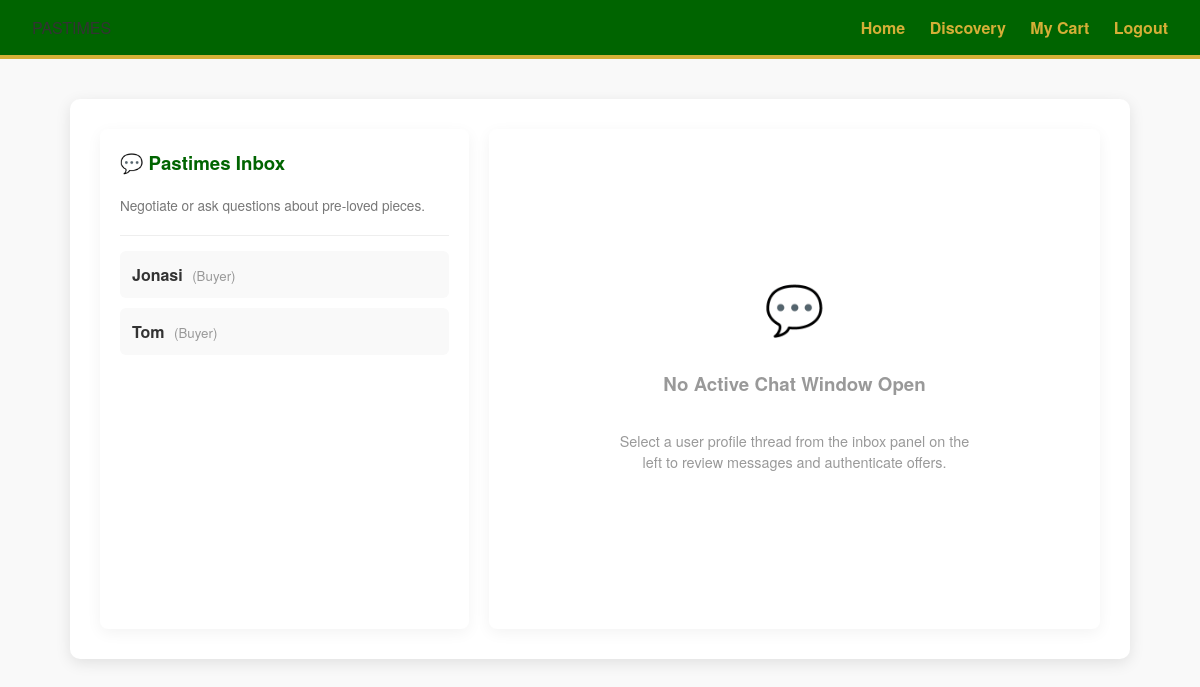
The app's page /messages.php with its own data.
### tables this page shows
CREATE TABLE `user` (
  `userId` int(11) NOT NULL,
  `userName` varchar(100) DEFAULT NULL,
  `userEmail` varchar(100) DEFAULT NULL,
  `password` varchar(255) DEFAULT NULL,
  `role` enum('Buyer','Seller','Admin') DEFAULT NULL,
  `isVerified` tinyint(1) DEFAULT 0
);

### messages.php (the view, shortened to what this page needs)
<?php
include 'DBConn.php';
$current_user_id = intval($_SESSION['userId']);
$active_chat_user = null;
?>
<!DOCTYPE html>
<html lang="en">
<head>
    <link rel="stylesheet" href="style.css">
</head>
<body>
    <nav>
        <div class="logo">PASTIMES</div>
        <div>
            <a href="index.php">Home</a>
            <a href="discovery.php">Discovery</a>
            <a href="cart.php">My Cart</a>
            <a href="logout.php">Logout</a>
        </div>
    </nav>
    <div class="container" style="max-width: 1000px; margin-top: 40px; display: flex; gap: 20px;">
        <div
            style="width: 35%; background: white; border-radius: 8px; box-shadow: 0 4px 15px rgba(0,0,0,0.05); padding: 20px; color: #333;">
            <h3 style="margin-top: 0; color: #006400;">💬 Pastimes Inbox</h3>
            <p style="font-size: 0.85em; color: #777; margin-bottom: 20px;">Negotiate or ask questions about pre-loved
                pieces.</p>
            <hr style="border: 0; border-top: 1px solid #eee;">
            <div style="display: flex; flex-direction: column; gap: 10px; margin-top: 15px;">
                <?php
                $inbox_query = "SELECT DISTINCT IF(senderId = $current_user_id, receiverId, senderId) AS chat_partner_id
                                FROM message WHERE senderId = $current_user_id OR receiverId = $current_user_id";
                $inbox_result = mysqli_query($conn, $inbox_query);
                if ($inbox_result && mysqli_num_rows($inbox_result) > 0) {
                    while ($inbox_row = mysqli_fetch_assoc($inbox_result)) {
                        $partner_id = intval($inbox_row['chat_partner_id']);
                        $user_query_str = "SELECT userName, role FROM user WHERE userId = $partner_id";
                        $user_query = mysqli_query($conn, $user_query_str);
                        if ($user_query && $user_row = mysqli_fetch_assoc($user_query)) {
                            $partner_name = $user_row['userName'] ?? 'Marketplace User';
                            $partner_role = $user_row['role'] ?? 'Seller';
                            $is_active = ($active_chat_user == $partner_id) ? "background: #e8f5e9; border-left: 4px solid #006400;" : "background: #f9f9f9;";
                            echo "<a href='messages.php?chat_with=$partner_id' style='text-decoration: none; color: inherit; padding: 12px; border-radius: 6px; display: block; $is_active'>";
                            echo "<strong>" . htmlspecialchars($partner_name) . "</strong> <small style='color: #999; margin-left: 5px;'>($partner_role)</small>";
                            echo "</a>";
                        }
                    }
                } else {
                    echo "<p style='color: #979797; font-size: 0.9em; text-align: center; margin-top: 20px;'>No active chat history found. Start a conversation from an item page!</p>";
                }
                ?>
            </div>
        </div>
        <div
            style="width: 65%; background: white; border-radius: 8px; box-shadow: 0 4px 15px rgba(0,0,0,0.05); display: flex; flex-direction: column; min-height: 500px; color: #333;">
            <?php if ($active_chat_user):
                $partner_meta = mysqli_query($conn, "SELECT userName FROM user WHERE userId = $active_chat_user");
                $active_chat_name = 'User';
                if ($partner_meta && $partner_meta_data = mysqli_fetch_assoc($partner_meta)) {
                    $active_chat_name = $partner_meta_data['userName'] ?? 'User';
                }
            ?>
            <div
                style="background: #006400; color: white; padding: 15px 20px; border-top-left-radius: 8px; border-top-right-radius: 8px;">
                <h3 style="margin: 0; font-size: 1.1em;">Conversation with
                    <?php echo htmlspecialchars($active_chat_name); ?></h3>
            </div>
            <div
                style="flex-grow: 1; padding: 20px; overflow-y: auto; display: flex; flex-direction: column; gap: 12px; background: #fafafa;">
                <?php
                    $chat_history_query = "SELECT * FROM message
                                           WHERE (senderId = $current_user_id AND receiverId = $active_chat_user)
                                           OR (senderId = $active_chat_user AND receiverId = $current_user_id)
                                           ORDER BY timestamp ASC";
                    $chat_history_result = mysqli_query($conn, $chat_history_query);
                    if ($chat_history_result) {
                        while ($msg = mysqli_fetch_assoc($chat_history_result)):
                            $is_me = ($msg['senderId'] == $current_user_id);
                            $msg_align = $is_me ? "align-self: flex-end; background: #006400; color: white;" : "align-self: flex-start; background: #e0e0e0; color: #333;";
                        ?>
                <div
                    style="max-width: 70%; padding: 10px 15px; border-radius: 12px; font-size: 0.95em; <?php echo $msg_align; ?>">
                    <?php echo htmlspecialchars($msg['messageText']); ?>
                </div>
                <?php
                        endwhile;
                    }
                ?>
            </div>
            <form method="POST"
                style="padding: 15px; border-top: 1px solid #eee; display: flex; gap: 10px; background: white; border-bottom-left-radius: 8px; border-bottom-right-radius: 8px;">
                <input type="hidden" name="receiver_id" value="<?php echo $active_chat_user; ?>">
                <input type="text" name="message_text" required
                    placeholder="Type your message about the garment listing..."
                    style="flex-grow: 1; padding: 12px; border: 1px solid #ccc; border-radius: 4px; outline: none;">
                <button type="submit" name="send_message" class="btn-gold"
                    style="padding: 0 20px; font-weight: bold; border-radius: 4px; border: none; cursor: pointer; background-color: #d4af37; color: white;">Send</button>
            </form>
            <?php else: ?>
            <div
                style="display: flex; flex-direction: column; justify-content: center; align-items: center; flex-grow: 1; color: #999; padding: 40px; text-align: center;">
                <span style="font-size: 3em; margin-bottom: 10px;">💬</span>
                <h3>No Active Chat Window Open</h3>
                <p style="font-size: 0.9em; max-width: 350px;">Select a user profile thread from the inbox panel on the
                    left to review messages and authenticate offers.</p>
            </div>
            <?php endif; ?>
        </div>
    </div>
</body>
</html>

### style.css (style rules this page uses)
:root { --pastimes-green: #006400; --pastimes-gold: #D4AF37; --white: #ffffff; --light-grey: #f9f9f9; }
body { font-family: 'Helvetica Neue', Arial, sans-serif; margin: 0; background-color: var(--light-grey); color: #333; }
nav { background-color: var(--pastimes-green); padding: 1rem 2rem; display: flex; justify-content: space-between; align-items: center; border-bottom: 4px solid var(--pastimes-gold); }
nav a { color: var(--pastimes-gold); text-decoration: none; font-weight: bold; margin-left: 20px; }
.container { max-width: 800px; margin: 40px auto; background: white; padding: 30px; border-radius: 10px; box-shadow: 0 4px 15px rgba(0, 0, 0, 0.1); }

### records on screen
user: userName "Jonasi", role "Buyer"
user: userName "Tom", role "Buyer"
